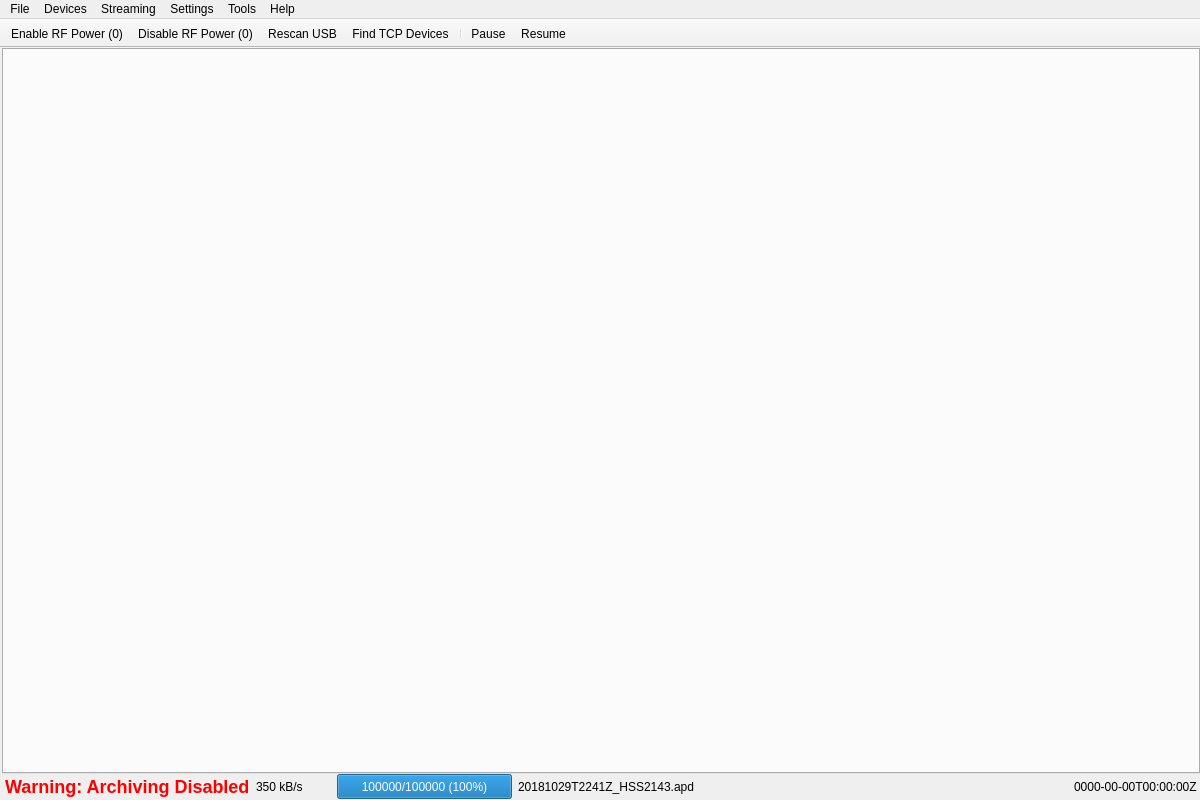
<?xml version="1.0" encoding="UTF-8"?>
<ui version="4.0">
 <class>PlotMainWindow</class>
 <widget class="QMainWindow" name="PlotMainWindow">
  <property name="geometry">
   <rect>
    <x>0</x>
    <y>0</y>
    <width>1200</width>
    <height>800</height>
   </rect>
  </property>
  <property name="windowTitle">
   <string>Acheron</string>
  </property>
  <widget class="QWidget" name="centralwidget">
   <layout class="QVBoxLayout" name="verticalLayout">
    <property name="spacing">
     <number>0</number>
    </property>
    <property name="leftMargin">
     <number>2</number>
    </property>
    <property name="topMargin">
     <number>0</number>
    </property>
    <property name="rightMargin">
     <number>0</number>
    </property>
    <property name="bottomMargin">
     <number>0</number>
    </property>
    <item>
     <widget class="QTabWidget" name="tabWidget"/>
    </item>
    <item>
     <layout class="QHBoxLayout" name="horizontalLayout_2">
      <property name="spacing">
       <number>6</number>
      </property>
      <property name="leftMargin">
       <number>3</number>
      </property>
      <property name="rightMargin">
       <number>3</number>
      </property>
      <property name="bottomMargin">
       <number>1</number>
      </property>
      <item>
       <widget class="QLabel" name="warningLabel">
        <property name="styleSheet">
         <string notr="true">QLabel { color : red ; font-weight : bold ; font-size : 18px ; }</string>
        </property>
        <property name="text">
         <string>Warning: Archiving Disabled</string>
        </property>
       </widget>
      </item>
      <item>
       <widget class="QLabel" name="uploadRateLabel">
        <property name="minimumSize">
         <size>
          <width>75</width>
          <height>25</height>
         </size>
        </property>
        <property name="text">
         <string>350 kB/s</string>
        </property>
       </widget>
      </item>
      <item>
       <widget class="QProgressBar" name="uploadProgress">
        <property name="sizePolicy">
         <sizepolicy hsizetype="Fixed" vsizetype="Fixed">
          <horstretch>0</horstretch>
          <verstretch>0</verstretch>
         </sizepolicy>
        </property>
        <property name="minimumSize">
         <size>
          <width>175</width>
          <height>25</height>
         </size>
        </property>
        <property name="maximum">
         <number>5957928</number>
        </property>
        <property name="value">
         <number>2359296</number>
        </property>
        <property name="alignment">
         <set>Qt::AlignCenter</set>
        </property>
        <property name="format">
         <string>%v/%m (%p%)</string>
        </property>
       </widget>
      </item>
      <item>
       <widget class="QLabel" name="uploadNameLabel">
        <property name="text">
         <string>20181029T2241Z_HSS2143.apd</string>
        </property>
       </widget>
      </item>
      <item>
       <spacer name="horizontalSpacer_3">
        <property name="orientation">
         <enum>Qt::Horizontal</enum>
        </property>
        <property name="sizeHint" stdset="0">
         <size>
          <width>0</width>
          <height>20</height>
         </size>
        </property>
       </spacer>
      </item>
      <item>
       <widget class="QLabel" name="datetimeLabel">
        <property name="text">
         <string>0000-00-00T00:00:00Z</string>
        </property>
       </widget>
      </item>
     </layout>
    </item>
   </layout>
  </widget>
  <widget class="QMenuBar" name="menubar">
   <property name="geometry">
    <rect>
     <x>0</x>
     <y>0</y>
     <width>1200</width>
     <height>21</height>
    </rect>
   </property>
   <widget class="QMenu" name="menuFile">
    <property name="title">
     <string>File</string>
    </property>
    <addaction name="actionExit"/>
   </widget>
   <widget class="QMenu" name="menuStreaming">
    <property name="title">
     <string>Streaming</string>
    </property>
    <addaction name="actionDisableStreaming"/>
    <addaction name="actionDisableArchiving"/>
   </widget>
   <widget class="QMenu" name="menuSettings">
    <property name="title">
     <string>Settings</string>
    </property>
    <addaction name="actionClosableTabs"/>
    <addaction name="actionPreferences"/>
   </widget>
   <widget class="QMenu" name="menuHelp">
    <property name="title">
     <string>Help</string>
    </property>
    <widget class="QMenu" name="menuCheckForUpdates">
     <property name="title">
      <string>Check for Updates</string>
     </property>
     <addaction name="actionUpdateLatestStable"/>
     <addaction name="actionUpdateCurrentBranch"/>
     <addaction name="actionUpdateSpecificBranch"/>
     <addaction name="actionUpdateSpecificCommit"/>
    </widget>
    <addaction name="menuCheckForUpdates"/>
    <addaction name="separator"/>
    <addaction name="actionAbout"/>
   </widget>
   <widget class="QMenu" name="menuDevices">
    <property name="title">
     <string>Devices</string>
    </property>
    <addaction name="actionRescanUSB"/>
    <addaction name="actionFindTCPDevices"/>
   </widget>
   <widget class="QMenu" name="menuTools">
    <property name="title">
     <string>Tools</string>
    </property>
    <widget class="QMenu" name="menuMarkForUpload">
     <property name="title">
      <string>Mark for Upload</string>
     </property>
     <addaction name="actionMarkFiles"/>
     <addaction name="actionMarkDirectory"/>
    </widget>
    <addaction name="actionDownloadFirmware"/>
    <addaction name="separator"/>
    <addaction name="menuMarkForUpload"/>
   </widget>
   <addaction name="menuFile"/>
   <addaction name="menuDevices"/>
   <addaction name="menuStreaming"/>
   <addaction name="menuSettings"/>
   <addaction name="menuTools"/>
   <addaction name="menuHelp"/>
  </widget>
  <widget class="QToolBar" name="toolBar">
   <property name="movable">
    <bool>false</bool>
   </property>
   <property name="iconSize">
    <size>
     <width>32</width>
     <height>32</height>
    </size>
   </property>
   <property name="toolButtonStyle">
    <enum>Qt::ToolButtonTextUnderIcon</enum>
   </property>
   <property name="floatable">
    <bool>false</bool>
   </property>
   <attribute name="toolBarArea">
    <enum>TopToolBarArea</enum>
   </attribute>
   <attribute name="toolBarBreak">
    <bool>false</bool>
   </attribute>
   <addaction name="actionEnableRFPower"/>
   <addaction name="actionDisableRFPower"/>
   <addaction name="actionRescanUSB"/>
   <addaction name="actionFindTCPDevices"/>
   <addaction name="separator"/>
   <addaction name="actionPause"/>
   <addaction name="actionResume"/>
  </widget>
  <action name="actionRescanUSB">
   <property name="text">
    <string>Rescan USB</string>
   </property>
  </action>
  <action name="actionExit">
   <property name="text">
    <string>Exit</string>
   </property>
  </action>
  <action name="actionPreferences">
   <property name="text">
    <string>Preferences...</string>
   </property>
  </action>
  <action name="actionAbout">
   <property name="text">
    <string>About...</string>
   </property>
  </action>
  <action name="actionDisableStreaming">
   <property name="checkable">
    <bool>true</bool>
   </property>
   <property name="text">
    <string>Disable Streaming</string>
   </property>
  </action>
  <action name="actionDisableArchiving">
   <property name="checkable">
    <bool>true</bool>
   </property>
   <property name="text">
    <string>Disable Archiving</string>
   </property>
  </action>
  <action name="actionFindTCPDevices">
   <property name="text">
    <string>Find TCP Devices...</string>
   </property>
  </action>
  <action name="actionEnableRFPower">
   <property name="text">
    <string>Enable RF Power (0)</string>
   </property>
  </action>
  <action name="actionDisableRFPower">
   <property name="text">
    <string>Disable RF Power (0)</string>
   </property>
  </action>
  <action name="actionPause">
   <property name="checkable">
    <bool>true</bool>
   </property>
   <property name="text">
    <string>Pause</string>
   </property>
  </action>
  <action name="actionResume">
   <property name="checkable">
    <bool>true</bool>
   </property>
   <property name="text">
    <string>Resume</string>
   </property>
  </action>
  <action name="actionClosableTabs">
   <property name="checkable">
    <bool>true</bool>
   </property>
   <property name="text">
    <string>Easy Close Tabs</string>
   </property>
   <property name="toolTip">
    <string>Easy Close Tabs</string>
   </property>
  </action>
  <action name="actionUpdateLatestStable">
   <property name="text">
    <string>Latest Stable</string>
   </property>
  </action>
  <action name="actionUpdateSpecificBranch">
   <property name="text">
    <string>Specific Branch...</string>
   </property>
  </action>
  <action name="actionUpdateSpecificCommit">
   <property name="text">
    <string>Specific Commit..</string>
   </property>
  </action>
  <action name="actionUpdateCurrentBranch">
   <property name="text">
    <string>Latest branch</string>
   </property>
  </action>
  <action name="actionDownloadFirmware">
   <property name="text">
    <string>Download Firmware...</string>
   </property>
   <property name="toolTip">
    <string>Download Firmware...</string>
   </property>
  </action>
  <action name="actionMarkFiles">
   <property name="text">
    <string>Mark Files</string>
   </property>
   <property name="toolTip">
    <string>Mark Files</string>
   </property>
  </action>
  <action name="actionMarkDirectory">
   <property name="text">
    <string>Mark Directory</string>
   </property>
   <property name="toolTip">
    <string>Mark Directory</string>
   </property>
  </action>
 </widget>
 <resources/>
 <connections>
  <connection>
   <sender>actionExit</sender>
   <signal>triggered()</signal>
   <receiver>PlotMainWindow</receiver>
   <slot>close()</slot>
   <hints>
    <hint type="sourcelabel">
     <x>-1</x>
     <y>-1</y>
    </hint>
    <hint type="destinationlabel">
     <x>373</x>
     <y>252</y>
    </hint>
   </hints>
  </connection>
 </connections>
</ui>
